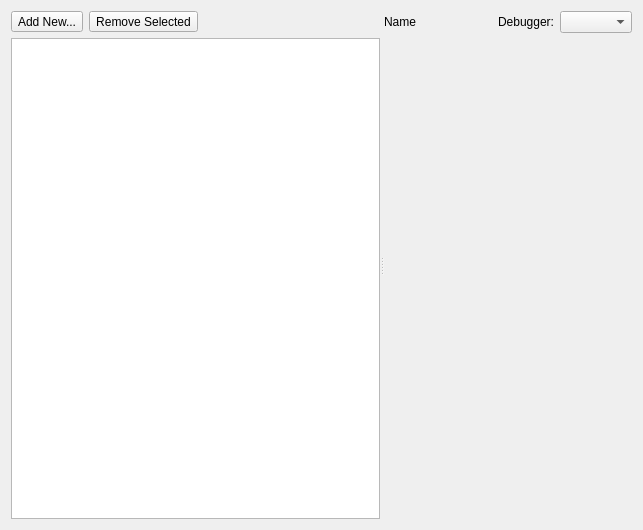
<?xml version="1.0" encoding="UTF-8"?>
<ui version="4.0">
 <class>LaunchConfigurationDialog</class>
 <widget class="QWidget" name="LaunchConfigurationDialog">
  <property name="geometry">
   <rect>
    <x>0</x>
    <y>0</y>
    <width>643</width>
    <height>530</height>
   </rect>
  </property>
  <layout class="QVBoxLayout" name="verticalLayout">
   <item>
    <widget class="QSplitter" name="splitter">
     <property name="orientation">
      <enum>Qt::Horizontal</enum>
     </property>
     <widget class="QWidget" name="layoutWidget">
      <layout class="QGridLayout" name="gridLayout">
       <item row="1" column="0" colspan="3">
        <widget class="QTreeView" name="tree">
         <property name="sizePolicy">
          <sizepolicy hsizetype="Expanding" vsizetype="Expanding">
           <horstretch>1</horstretch>
           <verstretch>0</verstretch>
          </sizepolicy>
         </property>
         <property name="rootIsDecorated">
          <bool>false</bool>
         </property>
         <attribute name="headerVisible">
          <bool>false</bool>
         </attribute>
        </widget>
       </item>
       <item row="0" column="0">
        <widget class="QToolButton" name="addConfig">
         <property name="text">
          <string>Add New...</string>
         </property>
         <property name="popupMode">
          <enum>QToolButton::InstantPopup</enum>
         </property>
         <property name="toolButtonStyle">
          <enum>Qt::ToolButtonTextBesideIcon</enum>
         </property>
        </widget>
       </item>
       <item row="0" column="1">
        <widget class="QToolButton" name="deleteConfig">
         <property name="text">
          <string>Remove Selected</string>
         </property>
         <property name="toolButtonStyle">
          <enum>Qt::ToolButtonTextBesideIcon</enum>
         </property>
        </widget>
       </item>
       <item row="0" column="2">
        <spacer name="horizontalSpacer">
         <property name="orientation">
          <enum>Qt::Horizontal</enum>
         </property>
         <property name="sizeHint" stdset="0">
          <size>
           <width>10</width>
           <height>21</height>
          </size>
         </property>
        </spacer>
       </item>
      </layout>
     </widget>
     <widget class="QWidget" name="">
      <layout class="QGridLayout" name="gridLayout_2">
       <item row="0" column="1">
        <widget class="QLabel" name="debugLabel">
         <property name="sizePolicy">
          <sizepolicy hsizetype="Maximum" vsizetype="Preferred">
           <horstretch>0</horstretch>
           <verstretch>0</verstretch>
          </sizepolicy>
         </property>
         <property name="text">
          <string>Debugger:</string>
         </property>
        </widget>
       </item>
       <item row="0" column="2">
        <widget class="QComboBox" name="debugger">
         <property name="sizePolicy">
          <sizepolicy hsizetype="Maximum" vsizetype="Fixed">
           <horstretch>0</horstretch>
           <verstretch>0</verstretch>
          </sizepolicy>
         </property>
        </widget>
       </item>
       <item row="0" column="0">
        <widget class="QLabel" name="configName">
         <property name="sizePolicy">
          <sizepolicy hsizetype="Expanding" vsizetype="Preferred">
           <horstretch>0</horstretch>
           <verstretch>0</verstretch>
          </sizepolicy>
         </property>
         <property name="lineWidth">
          <number>1</number>
         </property>
         <property name="text">
          <string>Name</string>
         </property>
        </widget>
       </item>
       <item row="1" column="0" colspan="3">
        <widget class="QStackedWidget" name="stack">
         <property name="sizePolicy">
          <sizepolicy hsizetype="Expanding" vsizetype="Expanding">
           <horstretch>2</horstretch>
           <verstretch>0</verstretch>
          </sizepolicy>
         </property>
         <property name="currentIndex">
          <number>0</number>
         </property>
         <widget class="QWidget" name="page"/>
         <widget class="QWidget" name="page_2"/>
        </widget>
       </item>
      </layout>
     </widget>
    </widget>
   </item>
  </layout>
  <zorder>splitter</zorder>
  <zorder>debugger</zorder>
  <zorder>debugLabel</zorder>
  <zorder>stack</zorder>
 </widget>
 <resources/>
 <connections/>
</ui>
